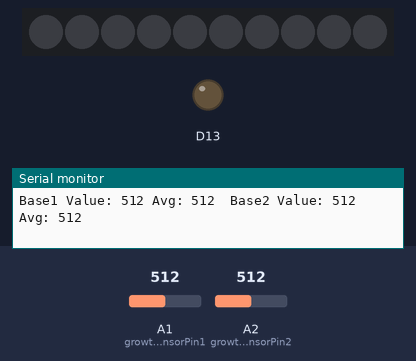
Bench run of a sketch on a simulated Adafruit Circuit Playground Express. On the bench: 10 RGB LEDs in strip order, left to right, output pins drawn as LEDs (lit = HIGH), the last lines printed to the serial monitor. The inputs (shaded band) are chosen by the test bench; at power-on: A1 (growthSensorPin1) = 512, A2 (growthSensorPin2) = 512. Dim RGB values are drawn brighter than linear.

Above: at 1.2 s.
1.3 s: A1 (growthSensorPin1) set to 691
2.9 s: A1 (growthSensorPin1) set to 717
At 3.6 s:
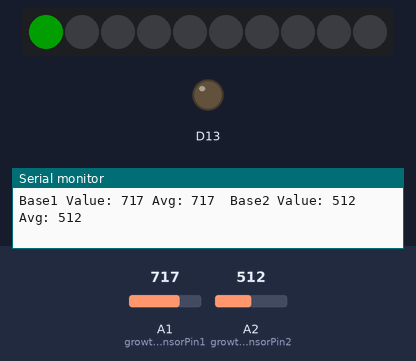
4.5 s: A2 (growthSensorPin2) set to 689
6.1 s: A2 (growthSensorPin2) set to 710
At 7.5 s:
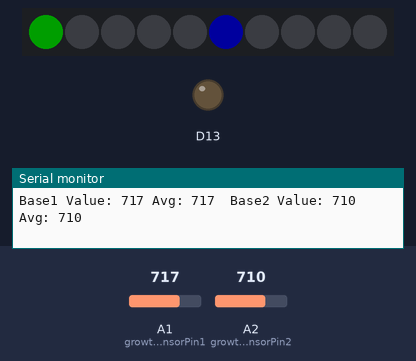
7.8 s: A1 (growthSensorPin1) set to 511
At 8.3 s:
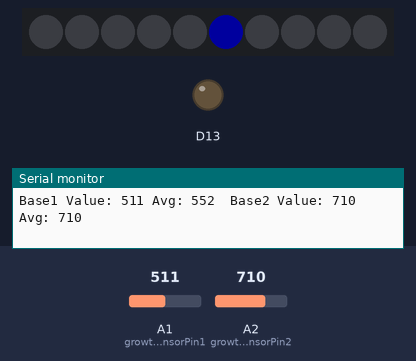
9.4 s: A1 (growthSensorPin1) set to 716
At 10.7 s:
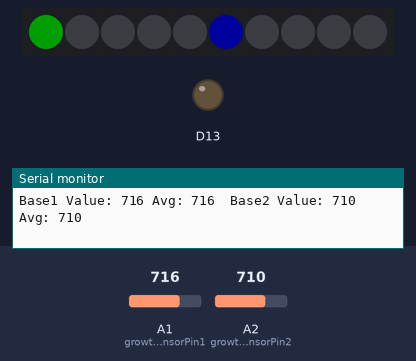
Timing chart, 0 to 12.3 s (numbered marks = the images above; inputs shaded):
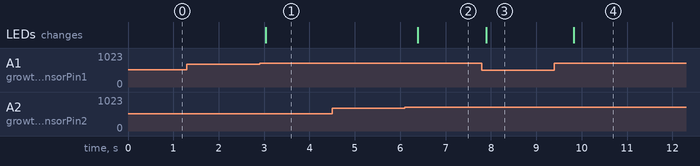

The sketch:

finalcompcraft.ino
```cpp
#include <Adafruit_CircuitPlayground.h>

const int growthSensorPin1 = A1; //detection of base1
const int growthSensorPin2 = A2; // detection of base2

const int neoPixel1 = 0; //when the grnd connects to base 1
const int neoPixel2 = 5; //when the grnd connects to base 2
const int connectiondata = 700; //threshold value.. the average threshold is 300 when not connected


int readings1[5] = {0, 0, 0, 0, 0}; //taking average of 5 readings
int readings2[5] = {0, 0, 0, 0, 0}; //taking average of 5 readings to "reduce the noise"
int readIndex = 0;

void setup() {
  CircuitPlayground.begin();
  CircuitPlayground.setBrightness(30); //brightness level

  pinMode(growthSensorPin1, INPUT_PULLUP); //inputpulldown activates an internal resistor that weakly connects the pin to ground
  pinMode(growthSensorPin2, INPUT_PULLUP); //making sure the pinMode is reading all the input data from the sensorpins


  Serial.begin(9600); //serial communication

}

void loop() {

  int baseValue1 = analogRead(growthSensorPin1); //analogread reads the sensor value
  int baseValue2 = analogRead(growthSensorPin2);

  readings1[readIndex] = baseValue1; //LLM suggestion to average the last 5 readings, random spikes or drops get smoothed out
  readings2[readIndex] = baseValue2;
  readIndex = (readIndex + 1) % 5;

  int avgValue1 = 0;
  int avgValue2 = 0;
  for (int i = 0; i < 5; i++) {
    avgValue1 += readings1[i];
    avgValue2 += readings2[i];
  }
  avgValue1 = avgValue1 / 5;
  avgValue2 = avgValue2 / 5;

  Serial.print("Base1 Value: ");
  Serial.print(baseValue1);
  Serial.print(" Avg: ");
  Serial.print(avgValue1);
  Serial.print("\tBase2 Value: ");
  Serial.print(baseValue2);
  Serial.print(" Avg: ");
  Serial.println(avgValue2);

  //Base1 value checking
  if (avgValue1 > connectiondata) {
    CircuitPlayground.setPixelColor(neoPixel1, 0, 255, 0); //turns on the neopixel
  } else {
    CircuitPlayground.setPixelColor(neoPixel1, 0, 0, 0); // turns off
  }

  // Base2 value checking
  if (avgValue2 > connectiondata) {
    CircuitPlayground.setPixelColor(neoPixel2, 0, 0, 255); //turns on the neopixel blue
  } else {
    CircuitPlayground.setPixelColor(neoPixel2, 0, 0, 0); // turns off
  }

  delay(100);
}
```

Measured:
- the behaviour switches between 700 and 701 on A1 (growthSensorPin1) (found by bisection; images 0 and 1)
- the behaviour switches between 700 and 701 on A2 (growthSensorPin2) (found by bisection; images 1 and 2)
- after the input at 2.9 s, the LEDs: change after 0.14 s (image 1)
- after the input at 6.1 s, the LEDs: change after 0.28 s (image 2)
- after the input at 7.8 s, the LEDs: change after 0.10 s (image 3)
- after the input at 9.4 s, the LEDs: change after 0.43 s (image 4)
